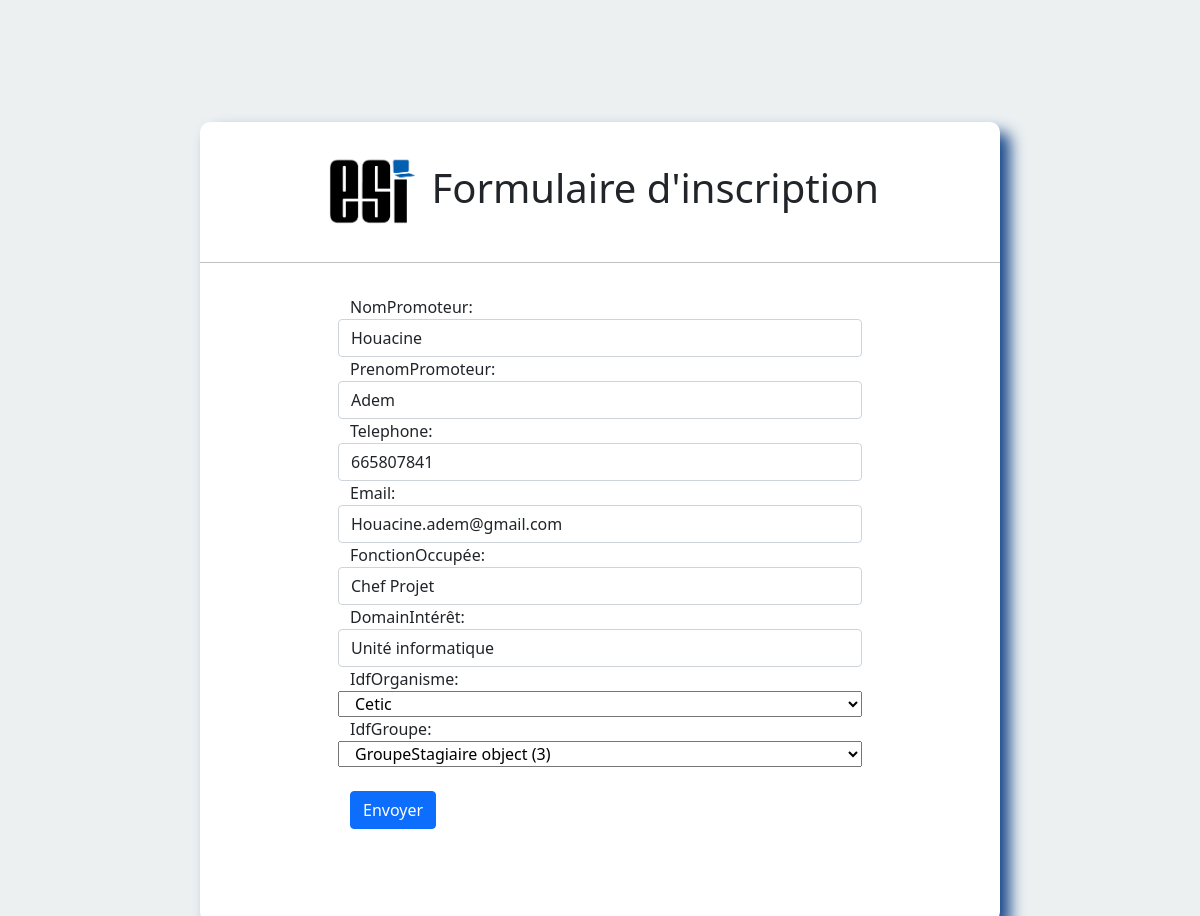
The page /ProMod/12/ on the database its author committed.
### satgesiV2/models.py (models this page shows, shortened)
class Promoteur(models.Model):
    NomPromoteur = models.CharField(max_length=50)
    PrenomPromoteur = models.CharField(max_length=50)
    telephone =models.PositiveIntegerField()
    email = models.EmailField()
    FonctionOccupée =models.CharField(max_length=50)
    domainIntérêt =models.CharField(max_length=50)
    idfOrganisme =  models.ForeignKey("OrganismeAcceuil",on_delete=models.SET_NULL,null=True,blank=True)
    idfGroupe =  models.ForeignKey("GroupeStagiaire",on_delete=models.SET_NULL,null=True,related_name='+',blank=True)

### satgesiV2/views.py (the view)
# urls.py: path('ProMod/<str:pk>/',modpr,name="modifP"),
def modpr (request, pk):
   pro = Promoteur.objects.get(id=pk)
   form = PromoteurForm(instance=pro)
   if request.method == "POST":
       form = PromoteurForm(data=request.POST,instance=pro)
       if form.is_valid():
           form.save()
           return redirect("accept")
   return render(request,'FivePage.html',{"formPromoteur":form})

### satgesiV2/formPromoteur.py
class PromoteurForm(ModelForm):
    class Meta:
        model = Promoteur
        fields = ('NomPromoteur','PrenomPromoteur','telephone','email','FonctionOccupée','domainIntérêt','idfOrganisme','idfGroupe')
        widgets={
            'NomPromoteur':forms.TextInput(attrs={'class':'form-control','placeholder':'NomPromoteur'}),
            'PrenomPromoteur':forms.TextInput(attrs={'class':'form-control','placeholder':'PrenomPromoteur'}),
            'telephone': forms.NumberInput(attrs={'class':'form-control','placeholder':'Telephone'}),
            'email':forms.EmailInput(attrs={'class':'form-control','placeholder':'email@example.com'}),
            'FonctionOccupée':forms.TextInput(attrs={'class':'form-control','placeholder':'Fonction'}),
            'domainIntérêt':forms.TextInput(attrs={'class':'form-control','placeholder':'Domaine'}),
            'idf_Organisme': forms.TextInput(attrs={'class':'form-control'}),
            'idf_Groupe':forms.TextInput(attrs={'class':'form-control'}),
          }
        labels={
              'idf_Organisme':'Identificateur de l\'Organisme',
               'idf_Groupe':'Identificateur du groupe',
          }

### satgesiV2/models.py (called while the page is built)
    def __str__(self):
     return self.nomOrganisme

### satgesiV2/templates/FivePage.html (shortened to what this page needs)
<!DOCTYPE html>
<html lang="en">
    <head>
      <link href="https://cdn.jsdelivr.net/npm/bootstrap@5.1.3/dist/css/bootstrap.min.css" rel="stylesheet">
        {% load static %}
        <link rel="stylesheet" href="{% static 'css/FivePage-GE.css' %}">
    </head>
<body>
    <div class="center">
         <h1><img src="/static/png/icon3.png" alt="logo du site " width= "100" >
            Formulaire d'inscription</h1>
         <br>
        <form method="POST">
           <div class="form-group row">
        {{formPromoteur}}
           <br>
          </div>
          <br>
          <button type="submit" class="btn btn-primary">Envoyer</button>
      </form>
</div>
</body>
</html>

### satgesiV2/static/css/FivePage-GE.css (style rules this page uses)
body { margin: 0; padding: 10px; background: #ecf0f1; height: 100vh; Overflow-y:scroll; }
.center { position: absolute; top: 57%; left: 50%; transform: translate(-50%, -50%); width: 800px; height: 100vh; background:white; border-radius: 10px; box-shadow: 10px 10px 15px rgb(26,73,139); }
.center h1 { text-align: center; padding: 20px 0; border-bottom: 1px solid silver; }
.center form { padding: 0px 150px; box-sizing: border-box; }

### rows shown on the page
Promoteur: NomPromoteur "Houacine", PrenomPromoteur "Adem", telephone "665807841", email "Houacine.adem@gmail.com", FonctionOccupée "Chef Projet", domainIntérêt "Unité informatique", idfOrganisme "Cetic", idfGroupe "GroupeStagiaire object (3)"
